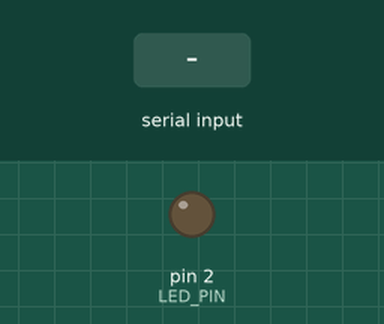
Simulated run of this sketch. Board: Arduino Uno, built with avr-gcc and run on an emulated ATmega328P. On the bench: output pins drawn as LEDs (lit = HIGH). Inputs (shaded band) come from the test bench. What the sketch prints to the serial monitor is not drawn.

Above: at 1.2 s.
1.3 s: byte 117 (SET_LED_ON) received over Serial
At 2.4 s:
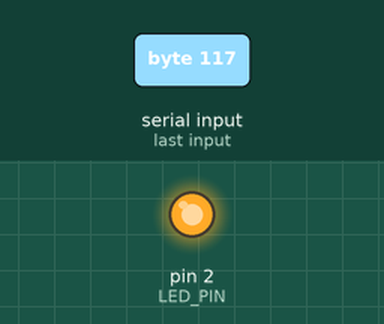
2.8 s: "1" received over Serial
Timing chart, 0 to 5.8 s (numbered marks = the images above; inputs shaded):
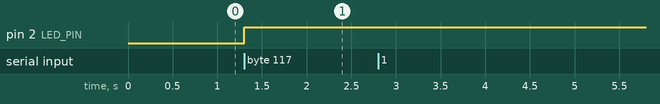

The sketch:

LED_lamp.ino
```cpp
#define LED_PIN 2
#define SET_LED_ON 'u'
#define SET_LED_OFF 'd'
#define SET_LED_BLINK 'b'

#define STATE_IDLE 0
#define STATE_LED_ON 1
#define STATE_LED_OFF 2
#define STATE_LED_BLINK 3

#define BLINK_INTERVAL 5000

int state = STATE_IDLE;
long int blink_start = 0;
bool led_status = LOW;

void update_state() {
  if (Serial.available() > 0) {
    char cmd = Serial.read();
    if (cmd == SET_LED_ON) {
      state = STATE_LED_ON;
    } else if (cmd == SET_LED_OFF) {
      state = STATE_LED_OFF;
    } else if (cmd == SET_LED_BLINK) {
      state = STATE_LED_BLINK;
      blink_start = millis();
    } else {
      Serial.println("Unknown command");
    }
  }
}

void process_state() {
  if (state == STATE_LED_ON) {
    digitalWrite(LED_PIN, HIGH);
  } else if (state == STATE_LED_OFF) {
    digitalWrite(LED_PIN, LOW);
  } else if (state == STATE_LED_BLINK) {
    if (millis() <= blink_start + BLINK_INTERVAL && led_status == LOW) {
      digitalWrite(LED_PIN, HIGH);
      led_status = HIGH;
    }
    if (millis() >= blink_start + BLINK_INTERVAL && millis() <= blink_start + 2 * BLINK_INTERVAL && led_status == HIGH) {
      digitalWrite(LED_PIN, LOW);
      led_status = LOW;
    }
    if (millis() >= blink_start + 2 * BLINK_INTERVAL) {
      blink_start = millis();
    }
  }
}

void setup() {
  Serial.begin(9600);
  pinMode(LED_PIN, OUTPUT);
}

void loop() {
  update_state();
  process_state();
}
```

Measured:
- after the input at 1.3 s, pin 2 (LED_PIN): LOW → HIGH at once
- after the input at 2.8 s, every drawn part: stays the same
